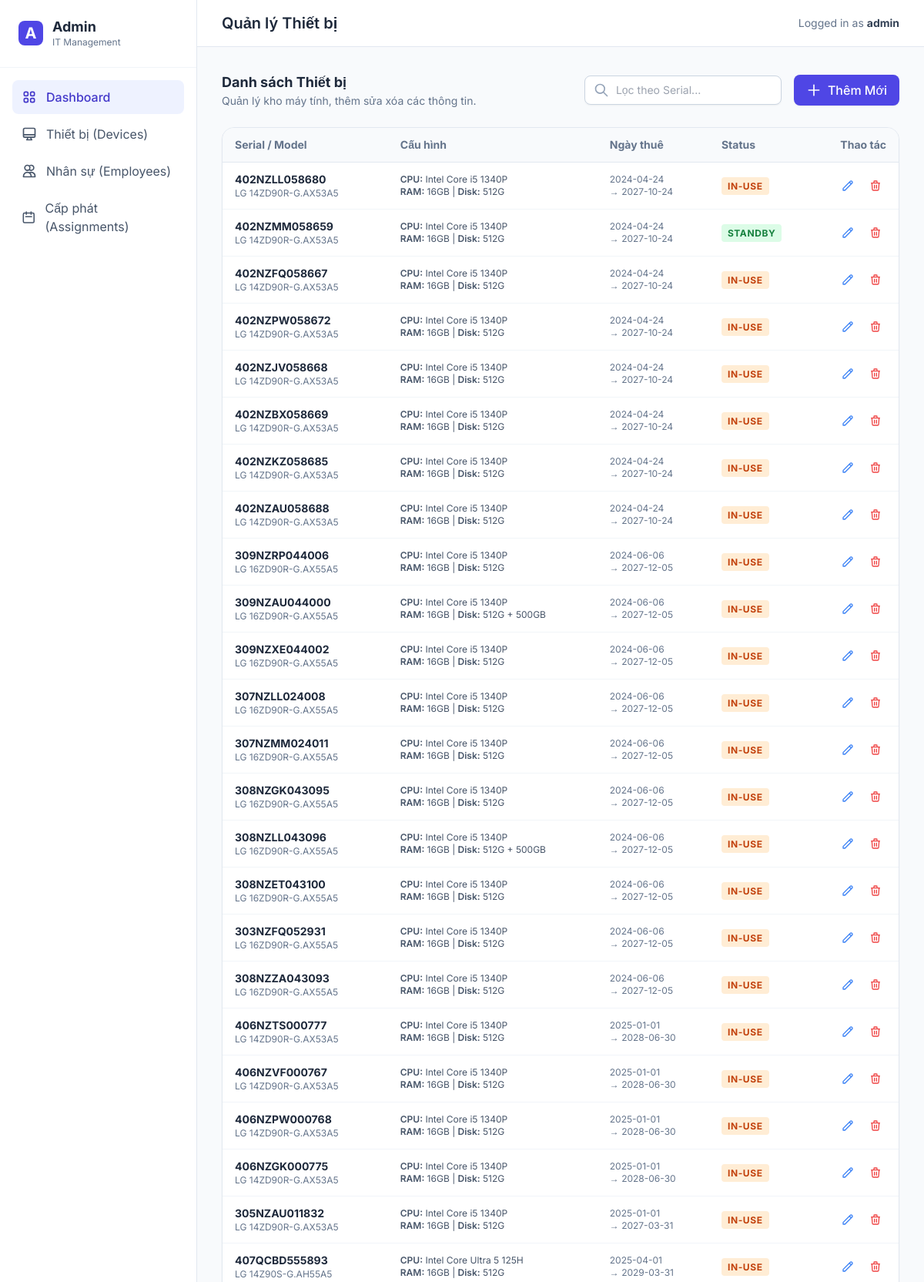
The app's page /admin/devices (signed in, upper part) with its own data.
### models.py (models this page shows)
class AdminUser(UserMixin, db.Model):
    __tablename__ = 'admin_user'
    id = db.Column(db.Integer, primary_key=True)
    username = db.Column(db.String(80), unique=True, nullable=False)
    password_hash = db.Column(db.String(255), nullable=False)

class Device(db.Model):
    __tablename__ = 'device'
    id = db.Column(db.Integer, primary_key=True)
    serial_number = db.Column(db.String(100), unique=True, nullable=False)
    rent_startdate = db.Column(db.Date, nullable=False)
    rent_expired = db.Column(db.Date, nullable=False)
    model = db.Column(db.String(100), nullable=False)
    brandname = db.Column(db.String(100), nullable=False)
    cpu = db.Column(db.String(100))
    ram = db.Column(db.String(50))
    disk = db.Column(db.String(50))
    status = db.Column(db.String(50), nullable=False, default="Active")
    comment = db.Column(db.Text)
    assignments = db.relationship('Assignment', backref='device', lazy=True)

### app.py (the view)
@app.route('/admin/devices')
@login_required
def admin_devices():
    from models import Device
    devices = Device.query.order_by(Device.rent_startdate.asc()).all()
    return render_template('admin_devices.html', devices=devices)

### app.py (called while the page is built)
@login_manager.user_loader
def load_user(user_id):
    from models import AdminUser
    return AdminUser.query.get(int(user_id))

### templates/admin_devices.html (shortened to what this page needs)
{% extends "admin_layout.html" %}
{% block header_title %}Quản lý Thiết bị{% endblock %}
{% block content %}
<div class="mb-6 flex justify-between items-center">
    <div>
        <h3 class="text-lg font-bold text-slate-800">Danh sách Thiết bị</h3>
        <p class="text-sm text-slate-500">Quản lý kho máy tính, thêm sửa xóa các thông tin.</p>
    </div>
    <div class="flex items-center gap-4">
        <div class="relative">
            <svg class="w-5 h-5 absolute left-3 top-1/2 -translate-y-1/2 text-slate-400" fill="none" stroke="currentColor" viewBox="0 0 24 24"><path stroke-linecap="round" stroke-linejoin="round" stroke-width="2" d="M21 21l-6-6m2-5a7 7 0 11-14 0 7 7 0 0114 0z"></path></svg>
            <input type="text" id="serialSearch" placeholder="Lọc theo Serial..." class="pl-10 pr-4 py-2 border border-slate-300 rounded-lg text-sm focus:ring-2 focus:ring-indigo-500 focus:border-indigo-500 w-64 shadow-sm">
        </div>
        <a href="{{ url_for('admin_device_form') }}" class="bg-indigo-600 hover:bg-indigo-700 text-white px-4 py-2 rounded-lg font-medium shadow-sm transition-colors flex items-center gap-2">
            <svg class="w-5 h-5" fill="none" stroke="currentColor" viewBox="0 0 24 24"><path stroke-linecap="round" stroke-linejoin="round" stroke-width="2" d="M12 4v16m8-8H4"></path></svg>
            Thêm Mới
        </a>
    </div>
</div>
<div class="bg-white rounded-2xl shadow-sm border border-slate-200 overflow-hidden">
    <div class="overflow-x-auto">
        <table class="w-full text-left text-sm text-slate-600 mb-0">
            <thead class="bg-slate-50 text-slate-500 font-medium border-b border-slate-200">
                <tr>
                    <th class="px-4 py-3">Serial / Model</th>
                    <th class="px-4 py-3">Cấu hình</th>
                    <th class="px-4 py-3">Ngày thuê</th>
                    <th class="px-4 py-3 w-32">Status</th>
                    <th class="px-4 py-3 text-right">Thao tác</th>
                </tr>
            </thead>
            <tbody class="divide-y divide-slate-100">
                {% for d in devices %}
                <tr class="hover:bg-slate-50 transition-colors device-row" data-serial="{{ d.serial_number | lower }}">
                    <td class="px-4 py-3">
                        <div class="font-bold text-slate-800">{{ d.serial_number }}</div>
                        <div class="text-xs text-slate-500">{{ d.brandname }} {{ d.model }}</div>
                    </td>
                    <td class="px-4 py-3">
                        <div class="text-xs">
                            <span class="font-semibold">CPU:</span> {{ d.cpu }}<br/>
                            <span class="font-semibold">RAM:</span> {{ d.ram }} | <span class="font-semibold">Disk:</span> {{ d.disk }}
                        </div>
                    </td>
                    <td class="px-4 py-3 text-xs text-slate-500">
                        {{ d.rent_startdate }} <br/> &rarr; {{ d.rent_expired }}
                    </td>
                    <td class="px-4 py-3">
                        {% if d.status == 'In-Use' %}
                            <span class="px-2 py-1 rounded bg-orange-100 text-orange-700 text-xs font-bold uppercase tracking-wider">In-Use</span>
                        {% elif d.status == 'Standby' %}
                            <span class="px-2 py-1 rounded bg-green-100 text-green-700 text-xs font-bold uppercase tracking-wider">Standby</span>
                        {% elif d.status == 'Reparing' %}
                            <span class="px-2 py-1 rounded bg-red-100 text-red-700 text-xs font-bold uppercase tracking-wider">Reparing</span>
                        {% else %}
                            <span class="px-2 py-1 rounded bg-slate-100 text-slate-700 text-xs font-bold uppercase tracking-wider">{{ d.status }}</span>
                        {% endif %}
                    </td>
                    <td class="px-4 py-3 text-right">
                        <div class="flex items-center justify-end gap-2">
                            <a href="{{ url_for('admin_device_form', device_id=d.id) }}" class="p-1.5 text-blue-500 hover:bg-blue-50 rounded transition-colors" title="Edit">
                                <svg class="w-4 h-4" fill="none" stroke="currentColor" viewBox="0 0 24 24"><path stroke-linecap="round" stroke-linejoin="round" stroke-width="2" d="M15.232 5.232l3.536 3.536m-2.036-5.036a2.5 2.5 0 113.536 3.536L6.5 21.036H3v-3.572L16.732 3.732z"></path></svg>
                            </a>
                            <form action="{{ url_for('admin_device_delete', device_id=d.id) }}" method="POST" class="inline" onsubmit="return confirm('Bạn có chắc chắn muốn xóa thiết bị này? (Các bản ghi giao nhận cũng sẽ bị xóa)');">
                                <button type="submit" class="p-1.5 text-red-500 hover:bg-red-50 rounded transition-colors" title="Delete">
                                    <svg class="w-4 h-4" fill="none" stroke="currentColor" viewBox="0 0 24 24"><path stroke-linecap="round" stroke-linejoin="round" stroke-width="2" d="M19 7l-.867 12.142A2 2 0 0116.138 21H7.862a2 2 0 01-1.995-1.858L5 7m5 4v6m4-6v6m1-10V4a1 1 0 00-1-1h-4a1 1 0 00-1 1v3M4 7h16"></path></svg>
                                </button>
                            </form>
                        </div>
                    </td>
                </tr>
                {% else %}
                <tr>
                    <td colspan="6" class="px-4 py-8 text-center text-slate-400">Không có thiết bị nào.</td>
                </tr>
                {% endfor %}
            </tbody>
        </table>
    </div>
</div>
{% endblock %}

### templates/admin_layout.html (shortened to what this page needs)
<!DOCTYPE html>
<html lang="en">
<head>
    <script src="https://cdn.tailwindcss.com"></script>
</head>
<body class="bg-slate-50 text-slate-800 antialiased flex h-screen overflow-hidden">
    <aside class="w-64 bg-white border-r border-slate-200 flex flex-col">
        <div class="p-6 border-b border-slate-100 flex items-center gap-3">
            <div class="w-8 h-8 bg-indigo-600 rounded-lg flex items-center justify-center text-white font-bold text-xl">
                A</div>
            <div>
                <h1 class="font-bold text-lg leading-tight">Admin</h1>
                <p class="text-xs text-slate-500">IT Management</p>
            </div>
        </div>
        <nav class="flex-1 p-4 space-y-1 overflow-y-auto">
            <a href="/admin"
                class="flex items-center gap-3 px-3 py-2.5 rounded-lg bg-indigo-50 text-indigo-700 font-medium">
                Dashboard
            </a>
            <a href="/admin/devices"
                class="flex items-center gap-3 px-3 py-2.5 rounded-lg text-slate-600 hover:bg-slate-50 hover:text-slate-900 transition-colors">
                <svg class="w-5 h-5" fill="none" stroke="currentColor" viewBox="0 0 24 24">
                    <path stroke-linecap="round" stroke-linejoin="round" stroke-width="2"
                        d="M9.75 17L9 20l-1 1h8l-1-1-.75-3M3 13h18M5 17h14a2 2 0 002-2V5a2 2 0 00-2-2H5a2 2 0 00-2 2v10a2 2 0 002 2z">
                    </path>
                </svg>
                Thiết bị (Devices)
            </a>
            <a href="/admin/employees"
                class="flex items-center gap-3 px-3 py-2.5 rounded-lg text-slate-600 hover:bg-slate-50 hover:text-slate-900 transition-colors">
                <svg class="w-5 h-5" fill="none" stroke="currentColor" viewBox="0 0 24 24">
                    <path stroke-linecap="round" stroke-linejoin="round" stroke-width="2"
                        d="M12 4.354a4 4 0 110 5.292M15 21H3v-1a6 6 0 0112 0v1zm0 0h6v-1a6 6 0 00-9-5.197M13 7a4 4 0 11-8 0 4 4 0 018 0z">
                    </path>
                </svg>
                Nhân sự (Employees)
            </a>
            <a href="/admin/assignments"
                class="flex items-center gap-3 px-3 py-2.5 rounded-lg text-slate-600 hover:bg-slate-50 hover:text-slate-900 transition-colors">
                <svg class="w-5 h-5" fill="none" stroke="currentColor" viewBox="0 0 24 24">
                    <path stroke-linecap="round" stroke-linejoin="round" stroke-width="2"
                        d="M8 7V3m8 4V3m-9 8h10M5 21h14a2 2 0 002-2V7a2 2 0 00-2-2H5a2 2 0 00-2 2v12a2 2 0 002 2z">
                    </path>
                </svg>
                Cấp phát (Assignments)
            </a>
        </nav>
    </aside>
    <main class="flex-1 flex flex-col h-full bg-slate-50 overflow-y-auto">
        <header
            class="bg-white border-b border-slate-200 px-8 py-4 flex justify-between items-center sticky top-0 z-10">
            <h2 class="text-xl font-semibold text-slate-800">
                {% block header_title %}Tổng quan (Dashboard){% endblock %}
            </h2>
            <div class="text-sm text-slate-500">
                Logged in as <span class="font-bold text-slate-700">{{ current_user.username }}</span>
            </div>
        </header>
        <div class="p-8 max-w-7xl w-full mx-auto">
            {% block content %}{% endblock %}
        </div>
    </main>
</body>
</html>

### templates/admin_layout.html (style rules this page uses)
body { font-family: 'Inter', sans-serif; }

### records on screen
AdminUser: username "admin"
Device: serial_number "402NZLL058680", brandname "LG", model "14ZD90R-G.AX53A5", cpu "Intel Core i5 1340P", ram "16GB", disk "512G", rent_startdate "2024-04-24", rent_expired "2027-10-24", status "IN-USE"
Device: serial_number "402NZMM058659", brandname "LG", model "14ZD90R-G.AX53A5", cpu "Intel Core i5 1340P", ram "16GB", disk "512G", rent_startdate "2024-04-24", rent_expired "2027-10-24", status "STANDBY"
Device: serial_number "402NZFQ058667", brandname "LG", model "14ZD90R-G.AX53A5", cpu "Intel Core i5 1340P", ram "16GB", disk "512G", rent_startdate "2024-04-24", rent_expired "2027-10-24", status "IN-USE"
Device: serial_number "402NZPW058672", brandname "LG", model "14ZD90R-G.AX53A5", cpu "Intel Core i5 1340P", ram "16GB", disk "512G", rent_startdate "2024-04-24", rent_expired "2027-10-24", status "IN-USE"
Device: serial_number "402NZJV058668", brandname "LG", model "14ZD90R-G.AX53A5", cpu "Intel Core i5 1340P", ram "16GB", disk "512G", rent_startdate "2024-04-24", rent_expired "2027-10-24", status "IN-USE"
Device: serial_number "402NZBX058669", brandname "LG", model "14ZD90R-G.AX53A5", cpu "Intel Core i5 1340P", ram "16GB", disk "512G", rent_startdate "2024-04-24", rent_expired "2027-10-24", status "IN-USE"
Device: serial_number "402NZKZ058685", brandname "LG", model "14ZD90R-G.AX53A5", cpu "Intel Core i5 1340P", ram "16GB", disk "512G", rent_startdate "2024-04-24", rent_expired "2027-10-24", status "IN-USE"
Device: serial_number "402NZAU058688", brandname "LG", model "14ZD90R-G.AX53A5", cpu "Intel Core i5 1340P", ram "16GB", disk "512G", rent_startdate "2024-04-24", rent_expired "2027-10-24", status "IN-USE"
Device: serial_number "309NZRP044006", brandname "LG", model "16ZD90R-G.AX55A5", cpu "Intel Core i5 1340P", ram "16GB", disk "512G", rent_startdate "2024-06-06", rent_expired "2027-12-05", status "IN-USE"
Device: serial_number "309NZAU044000", brandname "LG", model "16ZD90R-G.AX55A5", cpu "Intel Core i5 1340P", ram "16GB", disk "512G + 500GB", rent_startdate "2024-06-06", rent_expired "2027-12-05", status "IN-USE"
Device: serial_number "309NZXE044002", brandname "LG", model "16ZD90R-G.AX55A5", cpu "Intel Core i5 1340P", ram "16GB", disk "512G", rent_startdate "2024-06-06", rent_expired "2027-12-05", status "IN-USE"
Device: serial_number "307NZLL024008", brandname "LG", model "16ZD90R-G.AX55A5", cpu "Intel Core i5 1340P", ram "16GB", disk "512G", rent_startdate "2024-06-06", rent_expired "2027-12-05", status "IN-USE"
Device: serial_number "307NZMM024011", brandname "LG", model "16ZD90R-G.AX55A5", cpu "Intel Core i5 1340P", ram "16GB", disk "512G", rent_startdate "2024-06-06", rent_expired "2027-12-05", status "IN-USE"
Device: serial_number "308NZGK043095", brandname "LG", model "16ZD90R-G.AX55A5", cpu "Intel Core i5 1340P", ram "16GB", disk "512G", rent_startdate "2024-06-06", rent_expired "2027-12-05", status "IN-USE"
Device: serial_number "308NZLL043096", brandname "LG", model "16ZD90R-G.AX55A5", cpu "Intel Core i5 1340P", ram "16GB", disk "512G + 500GB", rent_startdate "2024-06-06", rent_expired "2027-12-05", status "IN-USE"
Device: serial_number "308NZET043100", brandname "LG", model "16ZD90R-G.AX55A5", cpu "Intel Core i5 1340P", ram "16GB", disk "512G", rent_startdate "2024-06-06", rent_expired "2027-12-05", status "IN-USE"
Device: serial_number "303NZFQ052931", brandname "LG", model "16ZD90R-G.AX55A5", cpu "Intel Core i5 1340P", ram "16GB", disk "512G", rent_startdate "2024-06-06", rent_expired "2027-12-05", status "IN-USE"
Device: serial_number "308NZZA043093", brandname "LG", model "16ZD90R-G.AX55A5", cpu "Intel Core i5 1340P", ram "16GB", disk "512G", rent_startdate "2024-06-06", rent_expired "2027-12-05", status "IN-USE"
Device: serial_number "406NZTS000777", brandname "LG", model "14ZD90R-G.AX53A5", cpu "Intel Core i5 1340P", ram "16GB", disk "512G", rent_startdate "2025-01-01", rent_expired "2028-06-30", status "IN-USE"
Device: serial_number "406NZVF000767", brandname "LG", model "14ZD90R-G.AX53A5", cpu "Intel Core i5 1340P", ram "16GB", disk "512G", rent_startdate "2025-01-01", rent_expired "2028-06-30", status "IN-USE"
Device: serial_number "406NZPW000768", brandname "LG", model "14ZD90R-G.AX53A5", cpu "Intel Core i5 1340P", ram "16GB", disk "512G", rent_startdate "2025-01-01", rent_expired "2028-06-30", status "IN-USE"
Device: serial_number "406NZGK000775", brandname "LG", model "14ZD90R-G.AX53A5", cpu "Intel Core i5 1340P", ram "16GB", disk "512G", rent_startdate "2025-01-01", rent_expired "2028-06-30", status "IN-USE"
Device: serial_number "305NZAU011832", brandname "LG", model "14ZD90R-G.AX53A5", cpu "Intel Core i5 1340P", ram "16GB", disk "512G", rent_startdate "2025-01-01", rent_expired "2027-03-31", status "IN-USE"
Device: serial_number "407QCBD555893", brandname "LG", model "14Z90S-G.AH55A5", cpu "Intel Core Ultra 5 125H", ram "16GB", disk "512G", rent_startdate "2025-04-01", rent_expired "2029-03-31", status "IN-USE"
